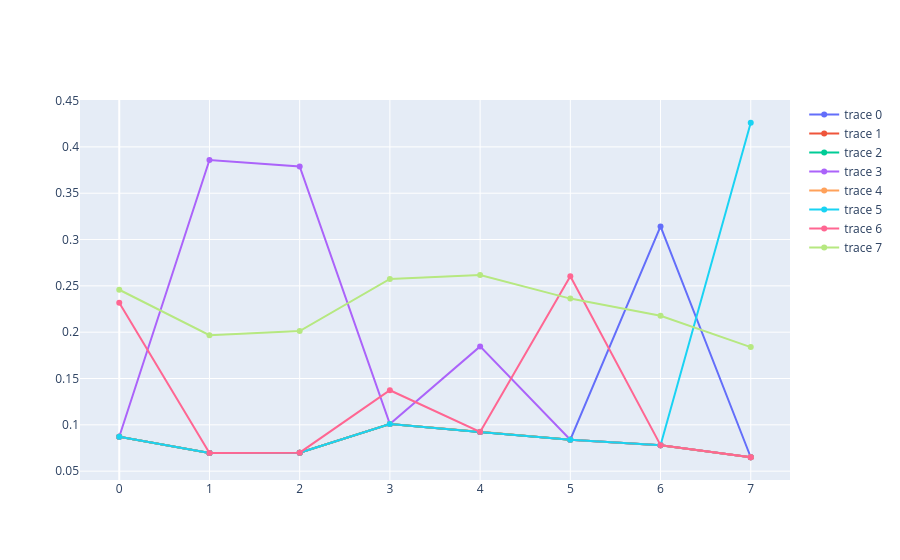

Write notebook code for a chart like this one.
### Code cell
weights_graph = go.Figure()
L = list(range(len(weights_opt)))
for i in range(len(weights_opt[0])):
    to_plot = [w[i] for w in weights_opt]
    weights_graph.add_trace(go.Scatter(x=L, y=to_plot))
weights_graph.show()

### Figure 1 — Plotly figure (JSON) as saved in the notebook; plotly's stock layout.template omitted (floating-point values rounded to 4 significant figures)
{"data": [{"type": "scatter", "x": [0, 1, 2, 3, 4, 5, 6, 7], "y": [0.08707, 0.06955, 0.06998, 0.1008, 0.09225, 0.0839, 0.3141, 0.065]}, {"type": "scatter", "x": [0, 1, 2, 3, 4, 5, 6, 7], "y": [0.08707, 0.06955, 0.06998, 0.1008, 0.09224, 0.0839, 0.07803, 0.065]}, {"type": "scatter", "x": [0, 1, 2, 3, 4, 5, 6, 7], "y": [0.08707, 0.06955, 0.06998, 0.1009, 0.09224, 0.0839, 0.07803, 0.065]}, {"type": "scatter", "x": [0, 1, 2, 3, 4, 5, 6, 7], "y": [0.08707, 0.3859, 0.3789, 0.1008, 0.1846, 0.0839, 0.07803, 0.065]}, {"type": "scatter", "x": [0, 1, 2, 3, 4, 5, 6, 7], "y": [0.08707, 0.06955, 0.06998, 0.1009, 0.09244, 0.0839, 0.07803, 0.065]}, {"type": "scatter", "x": [0, 1, 2, 3, 4, 5, 6, 7], "y": [0.08707, 0.06955, 0.06998, 0.1008, 0.09224, 0.0839, 0.07803, 0.426]}, {"type": "scatter", "x": [0, 1, 2, 3, 4, 5, 6, 7], "y": [0.2318, 0.06955, 0.06998, 0.1373, 0.09223, 0.2604, 0.07803, 0.065]}, {"type": "scatter", "x": [0, 1, 2, 3, 4, 5, 6, 7], "y": [0.2458, 0.1968, 0.2013, 0.2575, 0.2617, 0.2362, 0.2177, 0.1839]}], "layout": {}}
